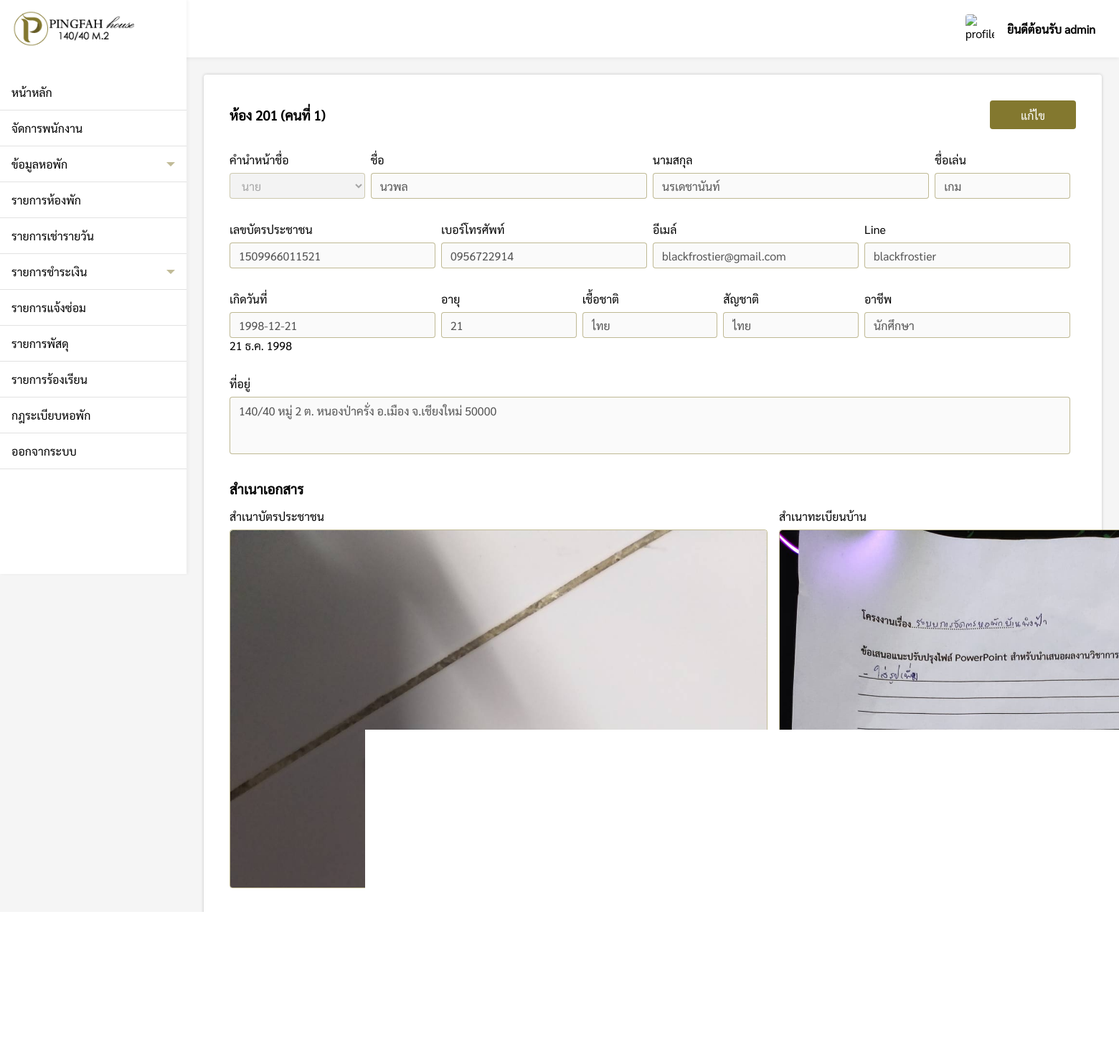
Before: /pages/admin/roomList/room_id.php?ID=201 (signed in) with the older database file.
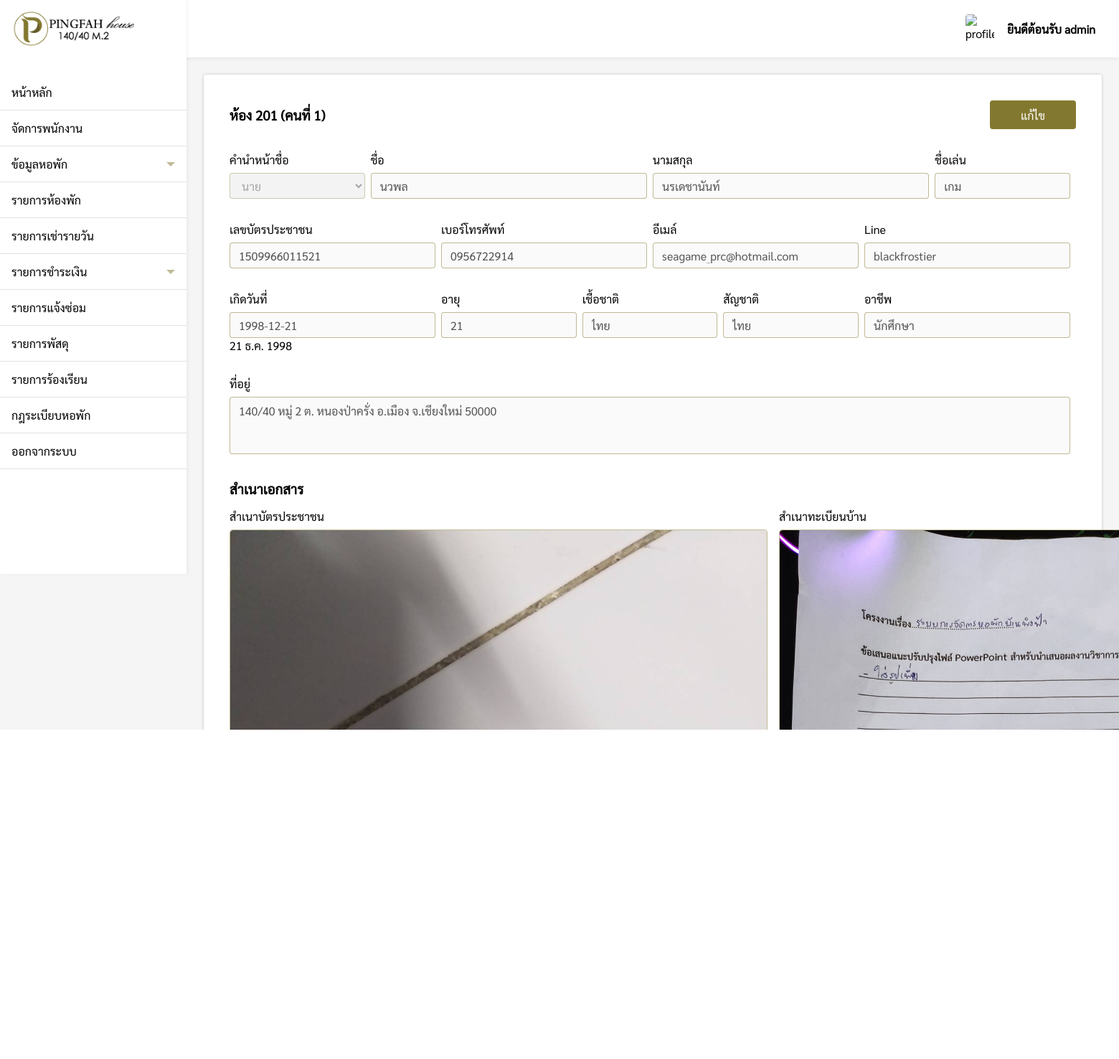
After: the same page with the newer database file.
### tables this page shows
CREATE TABLE `roommember` (
  `room_member` varchar(10) NOT NULL,
  `name_title` varchar(10) NOT NULL,
  `firstname` varchar(200) NOT NULL,
  `lastname` varchar(200) NOT NULL,
  `nickname` varchar(200) NOT NULL,
  `id_card` varchar(13) NOT NULL,
  `phone` varchar(10) NOT NULL,
  `email` varchar(200) NOT NULL,
  `birthday` varchar(200) NOT NULL,
  `age` int(11) NOT NULL,
  `race` varchar(200) NOT NULL,
  `nationality` varchar(200) NOT NULL,
  `job` varchar(200) NOT NULL,
  `address` varchar(200) NOT NULL,
  `pic_idcard` text DEFAULT NULL,
  `pic_home` text DEFAULT NULL,
  `id_line` varchar(200) NOT NULL,
  `name_title2` varchar(10) NOT NULL,
  `firstname2` varchar(200) NOT NULL,
  `lastname2` varchar(200) NOT NULL,
  `nickname2` varchar(200) NOT NULL,
  `id_card2` varchar(13) NOT NULL,
  `phone2` varchar(10) NOT NULL,
  `email2` varchar(200) NOT NULL,
  `birthday2` varchar(200) NOT NULL,
  `age2` int(11) NOT NULL,
  `race2` varchar(200) NOT NULL,
  `nationality2` varchar(200) NOT NULL,
  `job2` varchar(200) NOT NULL,
  `address2` varchar(200) NOT NULL,
  `pic_idcard2` text DEFAULT NULL,
  `pic_home2` text DEFAULT NULL,
  `id_line2` varchar(200) NOT NULL
);

### pages/admin/roomList/room_id.php (the view, shortened to what the changed rows need)
<?php
if($_SESSION['level'] == 'admin'){
    include('../../connection.php');
    include('../../../components/sidebar.php');
    $room_id = $_REQUEST["ID"];
    $check_status = "SELECT room_status FROM roomlist WHERE room_id = '$room_id'";
    $check_result = $conn->query($check_status);
    $status = $check_result->fetch_assoc();
?>
<!DOCTYPE html>
<html lang="en">
<head>
    <link rel="stylesheet" href="../../../css/roomform.css">
    <link rel="stylesheet" href="../../../css/my-style.css">
</head>
<body>
    <div class="box">
        <div style="padding:24px;">
            <?php
        if($status['room_status'] != 'เช่ารายวัน'){
        ?>
            <div id="month" class="roomform-box">
                <div id="first">
                    <?php
                $sql = "SELECT room_member, name_title, firstname, lastname, nickname, id_card, phone, email, birthday, age, race, nationality, job, address, pic_idcard, pic_home, id_line FROM roommember WHERE room_member='$room_id' ";
                $result = mysqli_query($conn, $sql)or die ("Error in query: $sql " . mysqli_error());
                $row = mysqli_fetch_array($result);
                if($row != null){
                extract($row);
                }
                ?>
                    <form action='room_member_add_DB.php?ID=<?php echo $room_id; ?>' method='POST' id="form"
                        enctype="multipart/form-data">
                        <div style="display:flex;justify-content:space-between;align-items:center;">
                            <h3>ห้อง <?php echo $room_id; ?> (คนที่ 1)</h3>
                            <div>
                                <div id="edit-1" style="display:flex;">
                                    <button type="button" class="edit-btn" onclick="editData(1)">แก้ไข</button>
                                </div>
                            </div>
                        </div>
                        <div class="row">
                            <div class="col-2 select-box">
                                <p>คำนำหน้าชื่อ</p>
                                <?php
                            if(!isset($name_title)){
                            ?>
                                <select name="name_title" id="name_title" disabled>
                                    <option value="นาย">นาย</option>
                                    <option value="นาง">นาง</option>
                                    <option value="นางสาว">นางสาว</option>
                                </select>
                                <?php
                            }else{
                            ?>
                                <select name="name_title" id="name_title" disabled>
                                    <option value="นาย" <?php if($name_title == 'นาย'){ echo "selected";} ?>>นาย
                                    </option>
                                </select>
                                <?php } ?>
                            </div>
                            <div class="col-4 input-box">
                                <p>ชื่อ</p>
                                <input type="text" required name="firstname" id="firstname"
                                    value="<?php if(isset($firstname)){echo $firstname;}; ?>" placeholder="ชื่อ"
                                    title="ภาษาอังกฤษหรือภาษาไทยเท่านั้น" minlength="2" disabled>
                            </div>
                            <div class="col-4 input-box">
                                <p>นามสกุล</p>
                                <input type="text" required name="lastname" id="lastname"
                                    value="<?php if(isset($lastname)){echo $lastname;}; ?>" placeholder="นามสกุล"
                                    title="ภาษาอังกฤษหรือภาษาไทยเท่านั้น" minlength="2" disabled>
                            </div>
                            <div class="col-2 input-box">
                                <p>ชื่อเล่น</p>
                                <input type="text" required name="nickname" id="nickname"
                                    value="<?php if(isset($nickname)){echo $nickname;}; ?>" placeholder="ชื่อเล่น"
                                    title="ภาษาอังกฤษหรือภาษาไทยเท่านั้น" minlength="2" disabled>
                            </div>
                        </div>
                        <div class="row">
                            <div class="col-3 input-box">
                                <p>เลขบัตรประชาชน</p>
                                <input type="text" required name="id_card" id="id_card"
                                    value="<?php if(isset($id_card)){echo $id_card;}; ?>" placeholder="เลขบัตรประชาชน"
                                    minlength="2" disabled>
                            </div>
                            <div class="col-3 input-box">
                                <p>เบอร์โทรศัพท์</p>
                                <input type="text" required name="phone" id="phone"
                                    value="<?php if(isset($phone)){echo $phone;}; ?>" placeholder="เบอร์โทรศัพท์"
                                    minlength="2" disabled>
                            </div>
                            <div class="col-3 input-box">
                                <p>อีเมล์</p>
                                <input type="text" required name="email" id="email"
                                    value="<?php if(isset($email)){echo $email;}; ?>" placeholder="Email" minlength="2"
                                    disabled>
                            </div>
                            <div class="col-3 input-box">
                                <p>Line</p>
                                <input type="text" required name="line" id="line"
                                    value="<?php if(isset($id_line)){echo $id_line;}; ?>" placeholder="Line ID"
                                    minlength="2" disabled>
                            </div>
                        </div>
                        <div class="row">
                            <div class="col-3 input-box">
                                <p>เกิดวันที่</p>
                                <div style="position:relative;">
                                    <input id="birthday" name="birthday" type="text"
                                        value="<?php if(isset($birthday)){ echo $birthday; }?>" disabled required>
                                    <p id="birth_date" class="dateText"></p>
                                </div>
                            </div>
                            <div class="col-2 input-box">
                                <p>อายุ</p>
                                <input type="text" required name="age" id="age"
                                    value="<?php if(isset($age)){echo $age;}; ?>" placeholder="อายุ"
                                    title="ตัวเลขเท่านั้น" minlength="2" disabled>
                            </div>
                            <div class="col-2 input-box">
                                <p>เชื้อชาติ</p>
                                <input type="text" required name="race" id="race"
                                    value="<?php if(isset($race)){echo $race;}; ?>" placeholder="เชื้อชาติ"
                                    title="ภาษาอังกฤษหรือภาษาไทยเท่านั้น" minlength="2" disabled>
                            </div>
                            <div class="col-2 input-box">
                                <p>สัญชาติ</p>
                                <input type="text" required name="nationality" id="nationality"
                                    value="<?php if(isset($nationality)){echo $nationality;}; ?>" placeholder="สัญชาติ"
                                    title="ภาษาอังกฤษหรือภาษาไทยเท่านั้น" minlength="2" disabled>
                            </div>
                            <div class="col-3 input-box">
                                <p>อาชีพ</p>
                                <input type="text" required name="job" id="job"
                                    value="<?php if(isset($job)){echo $job;}; ?>" placeholder="อาชีพ"
                                    title="ภาษาอังกฤษหรือภาษาไทยเท่านั้น" minlength="2" disabled>
                            </div>
                        </div>
                        <div style="padding:32px 8px 0 0;">
                            <p>ที่อยู่</p>
                            <textarea cols="30" rows="10" required name="address" id="address" placeholder="ที่อยู่"
                                minlength="2" disabled><?php if(isset($address)){echo $address;} ?>
                        </textarea>
                        </div>
                        <div style="padding-top:32px;">
                            <h3>สำเนาเอกสาร</h3>
                            <div class="grid">
                                <div>
                                    <p>สำเนาบัตรประชาชน</p>
                                    <div class="img-box">
                                        <img id="output_imagepic1"
                                            src="<?php if(isset($pic_idcard)){ echo '../../images/roommember/'.$room_id.'/1/'.$pic_idcard;} ?>" />
                                    </div>
                                </div>
                                <div>
                                    <p>สำเนาทะเบียนบ้าน</p>
                                    <div class="img-box">
                                        <img id="output_imagepic2"
                                            src="<?php if(isset($pic_home)){ echo '../../images/roommember/'.$room_id.'/1/'.$pic_home;} ?>" />
                                    </div>
                                </div>
                            </div>
                        </div>
                        <?php if($row != null){ ?>
                        <div style="display:flex;justify-content:flex-end;">
                            <button type="button" onclick="navigation()">คนที่ 2</button>
                        </div>
                        <hr />
                        <div style="padding-top:32px;display:flex;justify-content:flex-end">
                            <button type="button" class="delData"
                                onclick="delData(<?php echo $room_id; ?>)">ลบข้อมูล</button>
                        </div>
                        <?php } ?>
                    </form>
                </div>
            </div>
            <?php
        }else if($status['room_status'] == 'เช่ารายวัน'){
            $sql = "SELECT * FROM roommember WHERE room_member = '$room_id'";
            $result = mysqli_query($conn, $sql)or die ("Error in query: $sql " . mysqli_error());
            $row = mysqli_fetch_array($result);
            if($row != null){
                extract($row);
            }
            $sql2 =  "SELECT * FROM daily WHERE id_card = '$id_card'";
            $result2 = mysqli_query($conn, $sql2)or die ("Error in query: $sql2 " . mysqli_error());
            $row2 = mysqli_fetch_array($result2);
            if($row2 != null){
                extract($row2);
            }
        ?>
            <div id="daily" class="roomform-box">
                <form action='room_member_add_DB.php?ID=<?php echo $room_id; ?>' method='POST' id="form"
                    enctype="multipart/form-data">
                    <h3>ห้อง <?php echo $room_id; ?></h3>
                    <div class="hr"></div>
                    <div class="row">
                        <div class="col-2 input-box">
                            <label>เช็คอิน</label>
                            <input type="text" value="<?php echo $check_in; ?>" disabled>
                        </div>
                        <div class="col-2 input-box">
                            <label>เช็คเอ้าท์</label>
                            <input type="text" value="<?php echo $check_out; ?>" disabled>
                        </div>
                    </div>
                    <div class="row">
                        <div class="col-4 input-box">
                            <label>ชื่อ</label>
                            <input type="text" value="<?php echo $firstname; ?>" disabled>
                        </div>
                        <div class="col-4 input-box">
                            <label>นามสกุล</label>
                            <input type="text" value="<?php echo $lastname; ?>" disabled>
                        </div>
                        <div class="col-4 input-box">
                            <label>เลขบัตรประชาชน / Passport</label>
                            <input type="text" value="<?php echo $id_card; ?>" disabled>
                        </div>
                    </div>
                    <div class="row">
                        <div class="col-4 input-box">
                            <label>อีเมล</label>
                            <input type="text" value="<?php echo $email; ?>" disabled>
                        </div>
                        <div class="col-4 input-box">
                            <label>เบอร์โทรศัพท์</label>
                            <input type="text" value="<?php echo $phone; ?>" disabled>
                        </div>
                        <div class="col-4 input-box">
                            <label>เลขในการจอง</label>
                            <input type="text" value="<?php echo $code; ?>" disabled>
                        </div>
                    </div>
                    <div style="padding-top:32px;">
                        <h3>สำเนาเอกสาร</h3>
                        <div class="grid">
                            <div>
                                <p>สำเนาบัตรประชาชน</p>
                                <div class="img-box">
                                    <img id="output_imagepic1"
                                        src="../../images/roommember/<?php echo $room_id; ?>/1/<?php echo $pic_idcard; ?>" />
                                    <?php
                                        if(isset($pic_idcard)){ ?>
                                    <button class="del-btn" type="button"
                                        onclick="delImg('<?php echo $room_id ?>','pic_idcard',1)">X</button>
                                    <?php } ?>
                                </div>
                                <?php
                                    if(!isset($pic_idcard)){ ?>
                                <input type="file" accept="image/*" onchange="preview_image(event,'pic1')"
                                    name="pic_idcard">
                                <?php } ?>
                            </div>
                        </div>
                    </div>
                    <?php
                    if($pic_idcard == null){
                    ?>
                    <div style="padding-top:32px;display:flex;justify-content:center">
                        <button type="submit" name='formSubmit3' class="confirm">ยืนยัน</button>
                    </div>
                    <?php } ?>
                </form>
                <div class="hr" style="margin: 32px 0;"></div>
                <div style="padding-top:32px;display:flex;justify-content:flex-end">
                    <button type="button" class="delData" onclick="delData(<?php echo $room_id; ?>)">ลบข้อมูล</button>
                </div>
            </div>
            <?php
        }
        ?>
        </div>
    </div>
</body>
</html>
<?php
}else{
    Header("Location: ../../login.php");
}
?>

Changed rows visible on the page:
changed roommember "นาย": email "blackfrostier@gmail.com" → "seagame_prc@hotmail.com"
